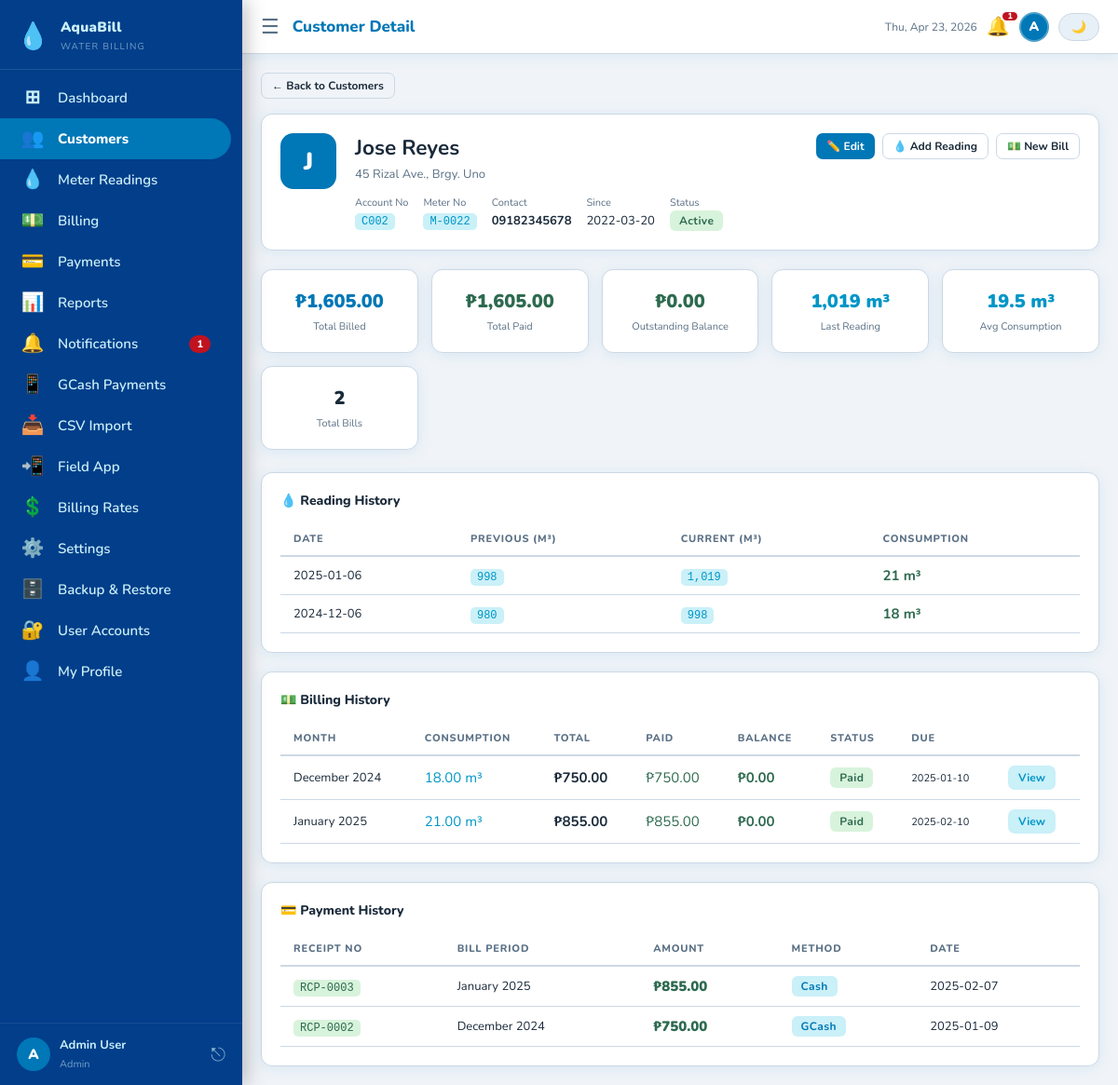
Page /customer_detail.php?id=C002 (signed in) on the committed database.
### tables this page shows
CREATE TABLE IF NOT EXISTS customers (
    id VARCHAR(10) PRIMARY KEY,
    name VARCHAR(150) NOT NULL,
    address TEXT NOT NULL,
    contact VARCHAR(20) NOT NULL,
    meter_no VARCHAR(30) NOT NULL UNIQUE,
    status ENUM('Active','Disconnected') NOT NULL DEFAULT 'Active',
    created_at DATE NOT NULL
);

CREATE TABLE IF NOT EXISTS readings (
    id VARCHAR(10) PRIMARY KEY,
    customer_id VARCHAR(10) NOT NULL,
    reading_date DATE NOT NULL,
    previous_reading DECIMAL(10,2) NOT NULL DEFAULT 0,
    current_reading DECIMAL(10,2) NOT NULL,
    consumption DECIMAL(10,2) NOT NULL,
    FOREIGN KEY (customer_id) REFERENCES customers(id) ON DELETE CASCADE
);

CREATE TABLE IF NOT EXISTS bills (
    id VARCHAR(10) PRIMARY KEY,
    customer_id VARCHAR(10) NOT NULL,
    reading_id VARCHAR(10),
    billing_month VARCHAR(30) NOT NULL,
    prev_reading DECIMAL(10,2) NOT NULL,
    curr_reading DECIMAL(10,2) NOT NULL,
    consumption DECIMAL(10,2) NOT NULL,
    rate_per_cubic DECIMAL(8,2) NOT NULL DEFAULT 35.00,
    base_charge DECIMAL(8,2) NOT NULL DEFAULT 120.00,
    penalty DECIMAL(8,2) NOT NULL DEFAULT 0.00,
    total DECIMAL(10,2) NOT NULL,
    status ENUM('Unpaid','Paid','Overdue','Waived','Disputed') NOT NULL DEFAULT 'Unpaid',
    due_date DATE NOT NULL,
    created_at TIMESTAMP DEFAULT CURRENT_TIMESTAMP,
    FOREIGN KEY (customer_id) REFERENCES customers(id) ON DELETE CASCADE
);

CREATE TABLE IF NOT EXISTS payments (
    id VARCHAR(10) PRIMARY KEY,
    bill_id VARCHAR(10) NOT NULL,
    customer_id VARCHAR(10) NOT NULL,
    amount DECIMAL(10,2) NOT NULL,
    payment_date DATE NOT NULL,
    method ENUM('Cash','GCash','PayMaya','Bank Transfer','Check') NOT NULL DEFAULT 'Cash',
    receipt_no VARCHAR(20) NOT NULL,
    notes TEXT,
    created_at TIMESTAMP DEFAULT CURRENT_TIMESTAMP,
    FOREIGN KEY (bill_id) REFERENCES bills(id) ON DELETE CASCADE,
    FOREIGN KEY (customer_id) REFERENCES customers(id) ON DELETE CASCADE
);

### includes/functions.php (called while the page is built, shortened)
<?php
function fmt(float $n): string {
    return '₱' . number_format($n, 2);
}
function fmtNum(float $n): string {
    return number_format($n, 0);
}
function h(string $s): string {
    return htmlspecialchars($s, ENT_QUOTES, 'UTF-8');
}

### customer_detail.php (the view, shortened to what this page needs)
<?php
require_once 'includes/functions.php';
$id  = get('id');
$pdo  = getDB();
$stmt = $pdo->prepare("SELECT * FROM customers WHERE id=?");
$stmt->execute([$id]);
$customer = $stmt->fetch();
$readings = $pdo->prepare("SELECT * FROM readings WHERE customer_id=? ORDER BY reading_date DESC");
$readings->execute([$id]);
$readings = $readings->fetchAll();
$bills = $pdo->prepare(
    "SELECT b.*,
     COALESCE((SELECT SUM(amount) FROM payments WHERE bill_id=b.id),0) AS paid_amt
     FROM bills b WHERE b.customer_id=? ORDER BY b.created_at DESC"
);
$bills->execute([$id]);
$bills = $bills->fetchAll();
$payments = $pdo->prepare(
    "SELECT p.*,b.billing_month FROM payments p
     JOIN bills b ON p.bill_id=b.id WHERE p.customer_id=? ORDER BY p.payment_date DESC"
);
$payments->execute([$id]);
$payments = $payments->fetchAll();
$totalBilled    = array_sum(array_column($bills, 'total'));
$totalPaid      = array_sum(array_column($payments, 'amount'));
$totalBalance   = $totalBilled - $totalPaid;
$latestReading  = $readings[0] ?? null;
$avgConsumption = $readings ? round(array_sum(array_column($readings,'consumption'))/count($readings),1) : 0;
require_once 'includes/header.php';
?>
<div style="margin-bottom:16px">
  <a href="customers.php" class="btn btn-outline btn-sm">← Back to Customers</a>
</div>
<div class="card mb-3" style="display:flex;align-items:flex-start;gap:20px;flex-wrap:wrap">
  <div style="width:60px;height:60px;border-radius:14px;background:var(--accent);color:#fff;
              display:flex;align-items:center;justify-content:center;font-size:26px;font-weight:900;flex-shrink:0">
    <?= strtoupper(substr($customer['name'],0,1)) ?>
  </div>
  <div style="flex:1;min-width:200px">
    <h2 style="margin:0 0 4px;color:var(--text)"><?= h($customer['name']) ?></h2>
    <div class="fs-sm text-muted"><?= h($customer['address']) ?></div>
    <div style="display:flex;gap:16px;margin-top:10px;flex-wrap:wrap">
      <div><span class="fs-xs text-muted">Account No</span><br><code><?= h($customer['id']) ?></code></div>
      <div><span class="fs-xs text-muted">Meter No</span><br><code><?= h($customer['meter_no']) ?></code></div>
      <div><span class="fs-xs text-muted">Contact</span><br><span class="fw-bold fs-sm"><?= h($customer['contact']) ?></span></div>
      <div><span class="fs-xs text-muted">Since</span><br><span class="fs-sm"><?= h($customer['created_at']) ?></span></div>
      <div><span class="fs-xs text-muted">Status</span><br><span class="badge badge-<?= strtolower(h($customer['status'])) ?>"><?= h($customer['status']) ?></span></div>
    </div>
  </div>
  <div style="display:flex;gap:8px;flex-wrap:wrap">
    <a href="customers.php?edit=<?= h($customer['id']) ?>" class="btn btn-primary btn-sm">✏️ Edit</a>
    <a href="readings.php?customer=<?= h($customer['id']) ?>" class="btn btn-outline btn-sm">💧 Add Reading</a>
    <a href="billing.php" class="btn btn-outline btn-sm">💵 New Bill</a>
  </div>
</div>
<div style="display:grid;grid-template-columns:repeat(auto-fit,minmax(160px,1fr));gap:14px;margin-bottom:24px">
  <div class="card" style="text-align:center">
    <div style="font-size:20px;font-weight:900;color:var(--accent)"><?= fmt($totalBilled) ?></div>
    <div class="fs-xs text-muted mt-1">Total Billed</div>
  </div>
  <div class="card" style="text-align:center">
    <div style="font-size:20px;font-weight:900;color:var(--success)"><?= fmt($totalPaid) ?></div>
    <div class="fs-xs text-muted mt-1">Total Paid</div>
  </div>
  <div class="card" style="text-align:center">
    <div style="font-size:20px;font-weight:900;color:<?= $totalBalance>0?'var(--danger)':'var(--success)' ?>"><?= fmt($totalBalance) ?></div>
    <div class="fs-xs text-muted mt-1">Outstanding Balance</div>
  </div>
  <div class="card" style="text-align:center">
    <div style="font-size:20px;font-weight:900;color:var(--info)"><?= $latestReading ? fmtNum($latestReading['current_reading']).' m³' : '—' ?></div>
    <div class="fs-xs text-muted mt-1">Last Reading</div>
  </div>
  <div class="card" style="text-align:center">
    <div style="font-size:20px;font-weight:900;color:var(--info)"><?= $avgConsumption ?> m³</div>
    <div class="fs-xs text-muted mt-1">Avg Consumption</div>
  </div>
  <div class="card" style="text-align:center">
    <div style="font-size:20px;font-weight:900;color:var(--text)"><?= count($bills) ?></div>
    <div class="fs-xs text-muted mt-1">Total Bills</div>
  </div>
</div>
<div class="card mb-3">
  <div class="card-title">💧 Reading History</div>
  <?php if ($readings): ?>
  <div class="table-wrap">
    <table>
      <thead><tr><th>Date</th><th>Previous (m³)</th><th>Current (m³)</th><th>Consumption</th></tr></thead>
      <tbody>
        <?php foreach ($readings as $r): ?>
        <tr>
          <td class="fs-sm"><?= h($r['reading_date']) ?></td>
          <td><code><?= fmtNum($r['previous_reading']) ?></code></td>
          <td><code><?= fmtNum($r['current_reading']) ?></code></td>
          <td class="fw-bold <?= $r['consumption']>30?'text-warning':'text-success' ?>"><?= fmtNum($r['consumption']) ?> m³</td>
        </tr>
        <?php endforeach; ?>
      </tbody>
    </table>
  </div>
  <?php else: ?>
  <div class="empty-state"><div class="empty-icon">📟</div><div class="empty-title">No readings yet</div><div class="empty-sub">Add the first meter reading for this customer.</div></div>
  <?php endif; ?>
</div>
<div class="card mb-3">
  <div class="card-title">💵 Billing History</div>
  <?php if ($bills): ?>
  <div class="table-wrap">
    <table>
      <thead><tr><th>Month</th><th>Consumption</th><th>Total</th><th>Paid</th><th>Balance</th><th>Status</th><th>Due</th><th></th></tr></thead>
      <tbody>
        <?php foreach ($bills as $b): $bal = $b['total'] - $b['paid_amt']; ?>
        <tr>
          <td class="fs-sm"><?= h($b['billing_month']) ?></td>
          <td style="color:var(--info)"><?= h($b['consumption']) ?> m³</td>
          <td class="fw-bold"><?= fmt($b['total']) ?></td>
          <td class="text-success"><?= fmt($b['paid_amt']) ?></td>
          <td class="fw-bold <?= $bal>0?'text-danger':'text-success' ?>"><?= fmt($bal) ?></td>
          <td><span class="badge badge-<?= strtolower(h($b['status'])) ?>"><?= h($b['status']) ?></span></td>
          <td class="fs-xs"><?= h($b['due_date']) ?></td>
          <td><a href="billing.php?view=<?= h($b['id']) ?>" class="btn btn-sm btn-info-soft">View</a></td>
        </tr>
        <?php endforeach; ?>
      </tbody>
    </table>
  </div>
  <?php else: ?>
  <div class="empty-state"><div class="empty-icon">💵</div><div class="empty-title">No bills yet</div><div class="empty-sub">Generate the first bill for this customer.</div></div>
  <?php endif; ?>
</div>
<div class="card">
  <div class="card-title">💳 Payment History</div>
  <?php if ($payments): ?>
  <div class="table-wrap">
    <table>
      <thead><tr><th>Receipt No</th><th>Bill Period</th><th>Amount</th><th>Method</th><th>Date</th></tr></thead>
      <tbody>
        <?php foreach ($payments as $p): ?>
        <tr>
          <td><code style="background:var(--success-bg);color:var(--success)"><?= h($p['receipt_no']) ?></code></td>
          <td class="fs-sm"><?= h($p['billing_month']) ?></td>
          <td class="fw-bolder text-success"><?= fmt($p['amount']) ?></td>
          <td><span class="badge badge-staff"><?= h($p['method']) ?></span></td>
          <td class="fs-sm"><?= h($p['payment_date']) ?></td>
        </tr>
        <?php endforeach; ?>
      </tbody>
    </table>
  </div>
  <?php else: ?>
  <div class="empty-state"><div class="empty-icon">💳</div><div class="empty-title">No payments yet</div></div>
  <?php endif; ?>
</div>

### assets/css/style.css (style rules this page uses)
:root { --bg:#f0f4f8; --surface:#fff; --surface-alt:#e8f0f7; --border:#ccd8e5; --text:#1a2a3a; --muted:#5a7085; --accent:#0077b6; --accent-dark:#023e8a; --accent-light:#caf0f8; --success:#2d6a4f; --success-bg:#d8f3dc; --warning:#b5632a; --warning-bg:#ffe8d6; --danger:#c1121f; --danger-bg:#ffe5e5; --info:#0096c7; --info-bg:#caf0f8; --sidebar:#023e8a; --sidebar-text:#caf0f8; --sidebar-active:#0077b6; --shadow:0 2px 16px rgba(0,119,182,.10); --shadow-lg:0 8px 40px rgba(2,62,138,.13); --radius:12px; --radius-sm:8px; --sidebar-w:260px; }
*,*::before,*::after { box-sizing:border-box;margin:0;padding:0 }
html,body { height:100%;overflow:hidden }
body { font-family:'Nunito','Segoe UI',sans-serif; font-size:15px;background:var(--bg);color:var(--text); display:flex; }
a { color:inherit;text-decoration:none }
.card { background:var(--surface);border-radius:var(--radius); padding:20px;box-shadow:var(--shadow);border:1px solid var(--border); }
.card-title { font-weight:800;font-size:14px;margin-bottom:14px;color:var(--text) }
.table-wrap { overflow-x:auto;-webkit-overflow-scrolling:touch }
table { border-collapse:collapse;width:100%;min-width:500px }
th,td { padding:10px 14px;text-align:left;white-space:nowrap }
th { font-size:11px;font-weight:800;letter-spacing:.8px;text-transform:uppercase; color:var(--muted);border-bottom:2px solid var(--border) }
td { border-bottom:1px solid var(--border);vertical-align:middle }
.badge { border-radius:6px;padding:3px 10px;font-size:12px;font-weight:700; letter-spacing:.4px;white-space:nowrap;display:inline-block }
.badge-active,.badge-paid { color:var(--success);background:var(--success-bg) }
.badge-staff { color:var(--accent);background:var(--accent-light) }
.btn { display:inline-flex;align-items:center;gap:7px; padding:10px 18px;border-radius:var(--radius-sm);border:none; font-size:14px;font-weight:700;cursor:pointer;transition:opacity .2s,transform .1s; font-family:inherit;white-space:nowrap; }
.btn-primary { background:var(--accent);color:#fff }
.btn-outline { background:none;border:1.5px solid var(--border);color:var(--text) }
.btn-sm { padding:5px 11px;font-size:12px;border-radius:7px }
.btn-info-soft { background:var(--info-bg);color:var(--info);border:none }
code { font-size:12px;padding:2px 7px;border-radius:5px; background:var(--info-bg);color:var(--info);font-family:monospace }
.text-success { color:var(--success) }
.text-muted { color:var(--muted) }
.fw-bold { font-weight:700 }
.fw-bolder { font-weight:900 }
.fs-sm { font-size:13px }
.fs-xs { font-size:11px }
.mt-1 { margin-top:6px }
.mb-3 { margin-bottom:20px }

### rows in the picture
customers: name "J", name "Jose Reyes", address "45 Rizal Ave., Brgy. Uno", id "C002", meter_no "M-0022", contact "09182345678", created_at "2022-03-20", status "Active"
readings: current_reading "1,019", reading_date "2025-01-06", previous_reading "998", consumption "21"
readings: reading_date "2024-12-06", previous_reading "980", current_reading "998", consumption "18"
bills: billing_month "December 2024", consumption "18.00", total "₱750.00", paid_amt "₱750.00", bal "₱0.00", status "Paid", due_date "2025-01-10"
bills: billing_month "January 2025", consumption "21.00", total "₱855.00", paid_amt "₱855.00", bal "₱0.00", status "Paid", due_date "2025-02-10"
payments: receipt_no "RCP-0003", bill.billing_month "January 2025", amount "₱855.00", method "Cash", payment_date "2025-02-07"
payments: receipt_no "RCP-0002", bill.billing_month "December 2024", amount "₱750.00", method "GCash", payment_date "2025-01-09"

### other values in the picture
APP_NAME "AquaBill"
$nav['icon'] "⊞"
$nav['label'] "Dashboard"
$nav['icon'] "👥"
$nav['label'] "Customers"
$nav['icon'] "💧"
$nav['label'] "Meter Readings"
$nav['icon'] "💵"
$nav['label'] "Billing"
$nav['icon'] "💳"
$nav['label'] "Payments"
$nav['icon'] "📊"
$nav['label'] "Reports"
$nav['icon'] "🔔"
$nav['label'] "Notifications"
